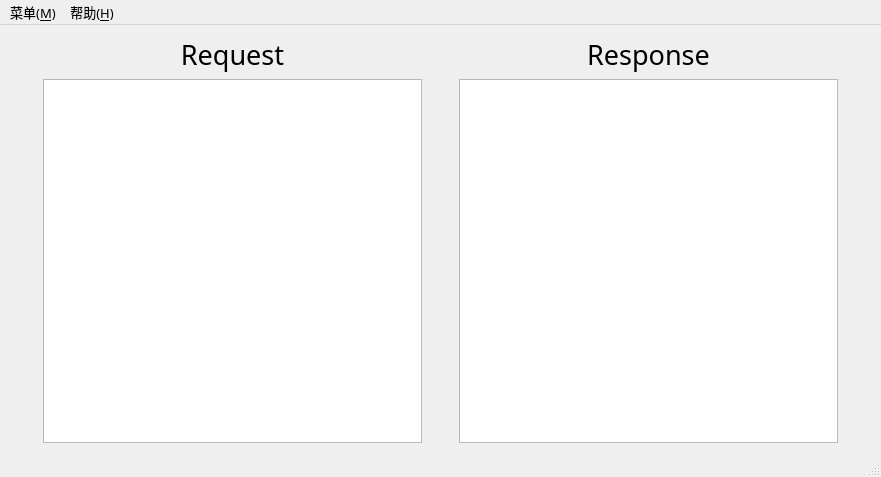
<?xml version="1.0" encoding="UTF-8"?>
<ui version="4.0">
 <class>MainWindow</class>
 <widget class="QMainWindow" name="MainWindow">
  <property name="geometry">
   <rect>
    <x>0</x>
    <y>0</y>
    <width>881</width>
    <height>477</height>
   </rect>
  </property>
  <property name="sizePolicy">
   <sizepolicy hsizetype="MinimumExpanding" vsizetype="MinimumExpanding">
    <horstretch>0</horstretch>
    <verstretch>0</verstretch>
   </sizepolicy>
  </property>
  <property name="minimumSize">
   <size>
    <width>638</width>
    <height>440</height>
   </size>
  </property>
  <property name="font">
   <font>
    <family>微软雅黑</family>
    <pointsize>10</pointsize>
   </font>
  </property>
  <property name="focusPolicy">
   <enum>Qt::StrongFocus</enum>
  </property>
  <property name="windowTitle">
   <string>Server</string>
  </property>
  <property name="windowIcon">
   <iconset resource="images.qrc">
    <normaloff>:/images/images/blink.png</normaloff>:/images/images/blink.png</iconset>
  </property>
  <widget class="QWidget" name="centralWidget">
   <property name="minimumSize">
    <size>
     <width>553</width>
     <height>378</height>
    </size>
   </property>
   <layout class="QGridLayout" name="gridLayout" columnstretch="1,12,1,12,1">
    <item row="0" column="2">
     <spacer name="horizontalSpacer">
      <property name="orientation">
       <enum>Qt::Horizontal</enum>
      </property>
      <property name="sizeHint" stdset="0">
       <size>
        <width>40</width>
        <height>20</height>
       </size>
      </property>
     </spacer>
    </item>
    <item row="0" column="0">
     <spacer name="horizontalSpacer_2">
      <property name="orientation">
       <enum>Qt::Horizontal</enum>
      </property>
      <property name="sizeHint" stdset="0">
       <size>
        <width>40</width>
        <height>20</height>
       </size>
      </property>
     </spacer>
    </item>
    <item row="0" column="3">
     <layout class="QVBoxLayout" name="verticalLayout_2">
      <item>
       <widget class="QLabel" name="label_response">
        <property name="font">
         <font>
          <pointsize>20</pointsize>
         </font>
        </property>
        <property name="text">
         <string>Response</string>
        </property>
        <property name="alignment">
         <set>Qt::AlignCenter</set>
        </property>
       </widget>
      </item>
      <item>
       <widget class="QListWidget" name="listWidget_response">
        <property name="font">
         <font>
          <family>微软雅黑</family>
          <pointsize>11</pointsize>
         </font>
        </property>
       </widget>
      </item>
     </layout>
    </item>
    <item row="0" column="1">
     <layout class="QVBoxLayout" name="verticalLayout">
      <item>
       <widget class="QLabel" name="label_request">
        <property name="font">
         <font>
          <pointsize>20</pointsize>
         </font>
        </property>
        <property name="text">
         <string>Request</string>
        </property>
        <property name="alignment">
         <set>Qt::AlignCenter</set>
        </property>
       </widget>
      </item>
      <item>
       <widget class="QListWidget" name="listWidget_request">
        <property name="font">
         <font>
          <family>微软雅黑</family>
          <pointsize>11</pointsize>
         </font>
        </property>
       </widget>
      </item>
     </layout>
    </item>
    <item row="0" column="4">
     <spacer name="horizontalSpacer_3">
      <property name="orientation">
       <enum>Qt::Horizontal</enum>
      </property>
      <property name="sizeHint" stdset="0">
       <size>
        <width>40</width>
        <height>20</height>
       </size>
      </property>
     </spacer>
    </item>
   </layout>
  </widget>
  <widget class="QMenuBar" name="menuBar">
   <property name="geometry">
    <rect>
     <x>0</x>
     <y>0</y>
     <width>881</width>
     <height>23</height>
    </rect>
   </property>
   <widget class="QMenu" name="menu">
    <property name="title">
     <string>菜单(&amp;M)</string>
    </property>
    <addaction name="action_exit"/>
   </widget>
   <widget class="QMenu" name="help">
    <property name="title">
     <string>帮助(&amp;H)</string>
    </property>
    <addaction name="action_help"/>
    <addaction name="action_about"/>
   </widget>
   <addaction name="menu"/>
   <addaction name="help"/>
  </widget>
  <widget class="QStatusBar" name="statusBar"/>
  <action name="action_exit">
   <property name="text">
    <string>退出系统(&amp;Q)</string>
   </property>
  </action>
  <action name="action_help">
   <property name="text">
    <string>帮助(&amp;H)</string>
   </property>
  </action>
  <action name="action_about">
   <property name="text">
    <string>关于(&amp;A)</string>
   </property>
  </action>
 </widget>
 <layoutdefault spacing="6" margin="11"/>
 <resources>
  <include location="images.qrc"/>
 </resources>
 <connections>
  <connection>
   <sender>action_exit</sender>
   <signal>triggered()</signal>
   <receiver>MainWindow</receiver>
   <slot>close()</slot>
   <hints>
    <hint type="sourcelabel">
     <x>-1</x>
     <y>-1</y>
    </hint>
    <hint type="destinationlabel">
     <x>318</x>
     <y>219</y>
    </hint>
   </hints>
  </connection>
 </connections>
</ui>
